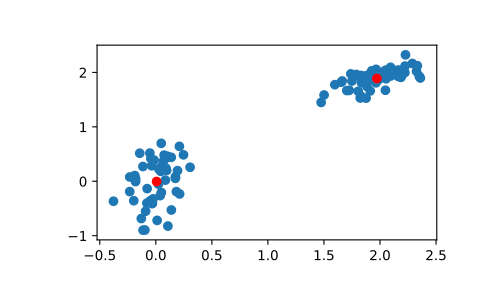

This figure's Python source:
from numpy import array
from scipy.cluster.vq import vq, kmeans, whiten
import matplotlib.pyplot as plt
features  = array([[ 1.9,2.3],
                   [ 1.5,2.5],
                   [ 0.8,0.6],
                   [ 0.4,1.8],
                   [ 0.1,0.1],
                   [ 0.2,1.8],
                   [ 2.0,0.5],
                   [ 0.3,1.5],
                   [ 1.0,1.0]])
whitened = whiten(features)
book = np.array((whitened[0],whitened[2]))
kmeans(whitened,book)
# (array([[ 2.3110306 ,  2.86287398],    # random
# [ 0.93218041,  1.24398691]]), 0.85684700941625547)

from numpy import random
random.seed((1000,2000))
codes = 3
kmeans(whitened,codes)
# (array([[ 2.3110306 ,  2.86287398],    # random
# [ 1.32544402,  0.65607529],
# [ 0.40782893,  2.02786907]]), 0.5196582527686241)

# Create 50 datapoints in two clusters a and b
pts = 50
a = np.random.multivariate_normal([0, 0], [[4, 1], [1, 4]], size=pts)
b = np.random.multivariate_normal([30, 10],
                                  [[10, 2], [2, 1]],
                                  size=pts)
features = np.concatenate((a, b))
# Whiten data
whitened = whiten(features)
# Find 2 clusters in the data
codebook, distortion = kmeans(whitened, 2)
# Plot whitened data and cluster centers in red
plt.scatter(whitened[:, 0], whitened[:, 1])
plt.scatter(codebook[:, 0], codebook[:, 1], c='r')
plt.show()
